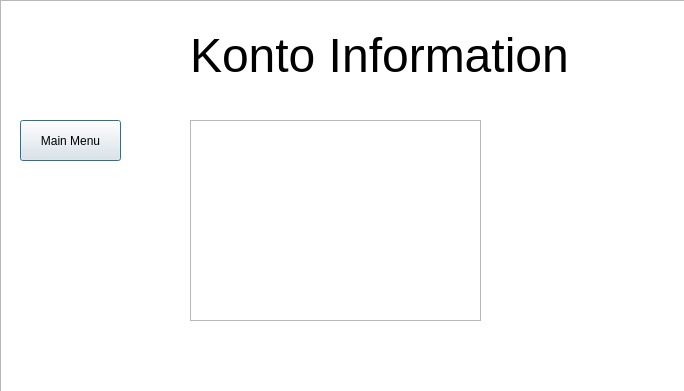
<?xml version="1.0" encoding="UTF-8"?>
<ui version="4.0">
 <class>KontoInformation</class>
 <widget class="QDialog" name="KontoInformation">
  <property name="geometry">
   <rect>
    <x>0</x>
    <y>0</y>
    <width>684</width>
    <height>391</height>
   </rect>
  </property>
  <property name="windowTitle">
   <string>Dialog</string>
  </property>
  <widget class="QTextBrowser" name="textBrowser">
   <property name="geometry">
    <rect>
     <x>0</x>
     <y>0</y>
     <width>691</width>
     <height>401</height>
    </rect>
   </property>
  </widget>
  <widget class="QLabel" name="label">
   <property name="geometry">
    <rect>
     <x>190</x>
     <y>-20</y>
     <width>461</width>
     <height>151</height>
    </rect>
   </property>
   <property name="font">
    <font>
     <pointsize>36</pointsize>
    </font>
   </property>
   <property name="text">
    <string>Konto Information</string>
   </property>
  </widget>
  <widget class="QTextBrowser" name="textBrowserKontoInformation">
   <property name="geometry">
    <rect>
     <x>190</x>
     <y>120</y>
     <width>291</width>
     <height>201</height>
    </rect>
   </property>
  </widget>
  <widget class="QPushButton" name="pushButton">
   <property name="geometry">
    <rect>
     <x>20</x>
     <y>120</y>
     <width>101</width>
     <height>41</height>
    </rect>
   </property>
   <property name="text">
    <string>Main Menu</string>
   </property>
  </widget>
 </widget>
 <resources/>
 <connections/>
</ui>
